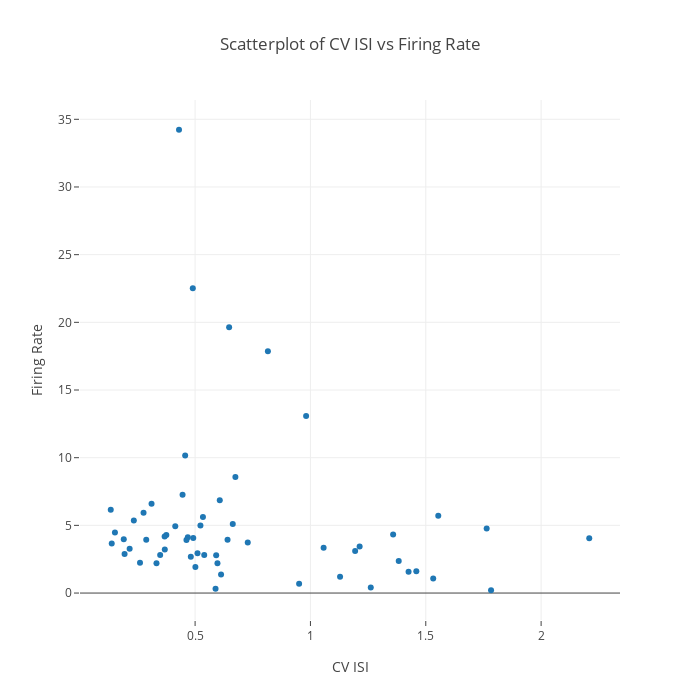

Notebook source saved alongside this figure:
### Code cell
import plotly
import plotly.graph_objs as go

plotly.offline.init_notebook_mode(connected=True)

trace = go.Scatter(
    x = df['CV ISI'],
    y = df['Firing Rate'],
    mode = 'markers',
    text = df['name tag']
)

layout= go.Layout(
    title= 'Scatterplot of CV ISI vs Firing Rate',
    autosize=False,
    width=700,
    height=700,
    hovermode= 'closest',
    xaxis= dict(
        title= 'CV ISI',
        ticklen= 5,
        zeroline= False,
        gridwidth= 1,
    ),
    yaxis=dict(
        title='Firing Rate',
        ticklen=5,
        gridwidth=1,
    ),
    showlegend=False
)

data = [trace]
fig = go.Figure(data=data, layout=layout)

# Plot and embed in ipython notebook!
plotly.offline.iplot(fig)

### Figure 1 — Plotly figure (JSON) as saved in the notebook; plotly's stock layout.template omitted (floating-point values rounded to 4 significant figures)
{"data": [{"mode": "markers", "text": ["20 Recording: 2018-05-01_01", "22 Recording: 2018-05-01_01", "24 Recording: 2018-05-01_01", "33 Recording: 2018-05-01_01", "57 Recording: 2018-05-01_01", "79 Recording: 2018-05-01_01", "82 Recording: 2018-05-01_01", "123 Recording: 2018-05-01_01", "128 Recording: 2018-05-01_01", "129 Recording: 2018-05-01_01", "0 Recording: 2018-04-12_371b", "1 Recording: 2018-04-12_371b", "2 Recording: 2018-04-12_371b", "7 Recording: 2018-04-12_371b", "16 Recording: 2018-04-12_371b", "47 Recording: 2018-04-12_371b", "63 Recording: 2018-04-12_371b", "73 Recording: 2018-04-12_371b", "76 Recording: 2018-04-12_371b", "146 Recording: 2018-04-12_371b", "147 Recording: 2018-04-12_371b", "148 Recording: 2018-04-12_371b", "149 Recording: 2018-04-12_371b", "150 Recording: 2018-04-12_371b", "152 Recording: 2018-04-12_371b", "154 Recording: 2018-04-12_371b", "156 Recording: 2018-04-12_371b", "158 Recording: 2018-04-12_371b", "159 Recording: 2018-04-12_371b", "8 Recording: 2018-04-16_401b", "21 Recording: 2018-04-16_401b", "22 Recording: 2018-04-16_401b", "26 Recording: 2018-04-16_401b", "39 Recording: 2018-04-16_401b", "43 Recording: 2018-04-16_401b", "53 Recording: 2018-04-16_401b", "67 Recording: 2018-04-16_401b", "71 Recording: 2018-04-16_401b", "74 Recording: 2018-04-16_401b", "84 Recording: 2018-04-16_401b", "135 Recording: 2018-04-16_401b", "137 Recording: 2018-04-16_401b", "140 Recording: 2018-04-16_401b", "142 Recording: 2018-04-16_401b", "144 Recording: 2018-04-16_401b", "145 Recording: 2018-04-16_401b", "42 Recording: 2018-04-18", "61 Recording: 2018-04-18", "553 Recording: 2018-04-18", "588 Recording: 2018-04-18", "589 Recording: 2018-04-18", "592 Recording: 2018-04-18", "593 Recording: 2018-04-18", "597 Recording: 2018-04-18", "598 Recording: 2018-04-18", "599 Recording: 2018-04-18", "602 Recording: 2018-04-18"], "type": "scatter", "x": [1.359, 0.6126, 1.383, 1.783, 1.128, 0.3753, 1.532, 0.3112, 0.2765, 0.4569, 0.4141, 0.4814, 0.7283, 0.6406, 0.5914, 0.3485, 0.6747, 0.2162, 0.6633, 0.5232, 1.425, 0.1943, 0.3686, 0.2344, 0.2882, 0.1908, 0.5012, 0.49, 0.6475, 1.057, 0.1525, 0.3326, 2.209, 1.213, 1.764, 0.4302, 0.1386, 0.1343, 1.554, 1.262, 0.4685, 0.534, 0.4457, 0.492, 0.4625, 1.459, 0.5969, 0.5886, 0.5104, 1.194, 0.607, 0.3679, 0.5395, 0.9509, 0.9812, 0.2611, 0.8156], "y": [4.333, 1.365, 2.361, 0.2067, 1.207, 4.285, 1.068, 6.598, 5.929, 10.16, 4.934, 2.679, 3.733, 3.944, 2.783, 2.819, 8.572, 3.277, 5.102, 4.981, 1.566, 2.878, 3.212, 5.359, 3.946, 3.984, 1.924, 22.52, 19.63, 3.342, 4.478, 2.211, 4.053, 3.441, 4.764, 34.23, 3.662, 6.162, 5.715, 0.4144, 4.126, 5.62, 7.258, 4.058, 3.927, 1.602, 2.194, 0.3225, 2.935, 3.105, 6.854, 4.174, 2.805, 0.69, 13.08, 2.242, 17.86]}], "layout": {"autosize": false, "height": 700, "hovermode": "closest", "showlegend": false, "title": "Scatterplot of CV ISI vs Firing Rate", "width": 700, "xaxis": {"gridwidth": 1, "ticklen": 5, "title": "CV ISI", "zeroline": false}, "yaxis": {"gridwidth": 1, "ticklen": 5, "title": "Firing Rate"}}}
